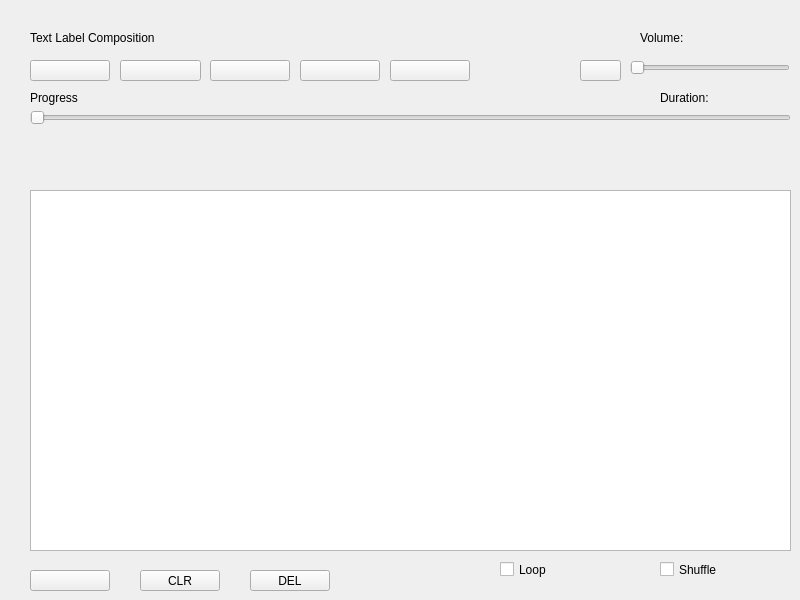
<?xml version="1.0" encoding="UTF-8"?>
<ui version="4.0">
 <class>Widget</class>
 <widget class="QWidget" name="Widget">
  <property name="geometry">
   <rect>
    <x>0</x>
    <y>0</y>
    <width>800</width>
    <height>600</height>
   </rect>
  </property>
  <property name="windowTitle">
   <string>Winamp</string>
  </property>
  <property name="windowIcon">
   <iconset resource="Icons.qrc">
    <normaloff>:/ico/ico/sound_audio_789.ico</normaloff>:/ico/ico/sound_audio_789.ico</iconset>
  </property>
  <widget class="QPushButton" name="pushButtonPlay">
   <property name="geometry">
    <rect>
     <x>120</x>
     <y>60</y>
     <width>81</width>
     <height>21</height>
    </rect>
   </property>
   <property name="text">
    <string/>
   </property>
  </widget>
  <widget class="QPushButton" name="pushButtonPause">
   <property name="geometry">
    <rect>
     <x>210</x>
     <y>60</y>
     <width>80</width>
     <height>21</height>
    </rect>
   </property>
   <property name="text">
    <string/>
   </property>
  </widget>
  <widget class="QPushButton" name="pushButtonStop">
   <property name="geometry">
    <rect>
     <x>300</x>
     <y>60</y>
     <width>80</width>
     <height>21</height>
    </rect>
   </property>
   <property name="text">
    <string/>
   </property>
  </widget>
  <widget class="QLabel" name="labelComposition">
   <property name="geometry">
    <rect>
     <x>30</x>
     <y>30</y>
     <width>531</width>
     <height>16</height>
    </rect>
   </property>
   <property name="text">
    <string>Text Label Composition</string>
   </property>
  </widget>
  <widget class="QPushButton" name="pushButtonOpen">
   <property name="geometry">
    <rect>
     <x>30</x>
     <y>570</y>
     <width>80</width>
     <height>21</height>
    </rect>
   </property>
   <property name="text">
    <string/>
   </property>
  </widget>
  <widget class="QPushButton" name="pushButtonPrev">
   <property name="geometry">
    <rect>
     <x>30</x>
     <y>60</y>
     <width>80</width>
     <height>21</height>
    </rect>
   </property>
   <property name="text">
    <string/>
   </property>
  </widget>
  <widget class="QPushButton" name="pushButtonNext">
   <property name="geometry">
    <rect>
     <x>390</x>
     <y>60</y>
     <width>80</width>
     <height>21</height>
    </rect>
   </property>
   <property name="text">
    <string/>
   </property>
  </widget>
  <widget class="QSlider" name="horizontalSliderVolume">
   <property name="geometry">
    <rect>
     <x>630</x>
     <y>60</y>
     <width>160</width>
     <height>16</height>
    </rect>
   </property>
   <property name="orientation">
    <enum>Qt::Horizontal</enum>
   </property>
  </widget>
  <widget class="QLabel" name="labelVolume">
   <property name="geometry">
    <rect>
     <x>640</x>
     <y>30</y>
     <width>131</width>
     <height>16</height>
    </rect>
   </property>
   <property name="text">
    <string>Volume:</string>
   </property>
  </widget>
  <widget class="QSlider" name="horizontalSliderProgress">
   <property name="geometry">
    <rect>
     <x>30</x>
     <y>110</y>
     <width>761</width>
     <height>16</height>
    </rect>
   </property>
   <property name="orientation">
    <enum>Qt::Horizontal</enum>
   </property>
  </widget>
  <widget class="QLabel" name="labelProgress">
   <property name="geometry">
    <rect>
     <x>30</x>
     <y>90</y>
     <width>161</width>
     <height>16</height>
    </rect>
   </property>
   <property name="text">
    <string>Progress</string>
   </property>
  </widget>
  <widget class="QLabel" name="labelDuration">
   <property name="geometry">
    <rect>
     <x>660</x>
     <y>90</y>
     <width>121</width>
     <height>16</height>
    </rect>
   </property>
   <property name="text">
    <string>Duration:</string>
   </property>
  </widget>
  <widget class="QPushButton" name="pushButtonMute">
   <property name="geometry">
    <rect>
     <x>580</x>
     <y>60</y>
     <width>41</width>
     <height>21</height>
    </rect>
   </property>
   <property name="text">
    <string/>
   </property>
  </widget>
  <widget class="QTableView" name="tableViewPlaylist">
   <property name="geometry">
    <rect>
     <x>30</x>
     <y>190</y>
     <width>761</width>
     <height>361</height>
    </rect>
   </property>
  </widget>
  <widget class="QCheckBox" name="checkBoxLoop">
   <property name="geometry">
    <rect>
     <x>500</x>
     <y>560</y>
     <width>72</width>
     <height>19</height>
    </rect>
   </property>
   <property name="text">
    <string>Loop</string>
   </property>
  </widget>
  <widget class="QCheckBox" name="checkBoxShuffle">
   <property name="geometry">
    <rect>
     <x>660</x>
     <y>560</y>
     <width>72</width>
     <height>19</height>
    </rect>
   </property>
   <property name="text">
    <string>Shuffle</string>
   </property>
  </widget>
  <widget class="QPushButton" name="pushButtonClear">
   <property name="geometry">
    <rect>
     <x>140</x>
     <y>570</y>
     <width>80</width>
     <height>21</height>
    </rect>
   </property>
   <property name="text">
    <string>CLR</string>
   </property>
  </widget>
  <widget class="QPushButton" name="pushButtonDelete">
   <property name="geometry">
    <rect>
     <x>250</x>
     <y>570</y>
     <width>80</width>
     <height>21</height>
    </rect>
   </property>
   <property name="text">
    <string>DEL</string>
   </property>
  </widget>
 </widget>
 <resources>
  <include location="Icons.qrc"/>
 </resources>
 <connections/>
</ui>
